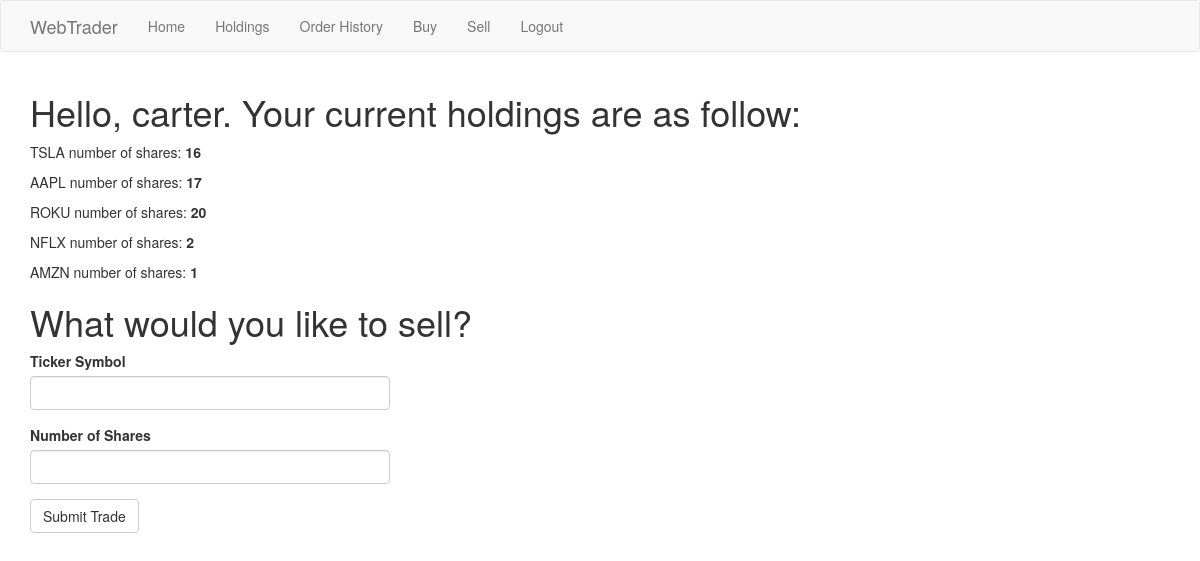
/sell (signed in), run on an earlier commit of the app's database.
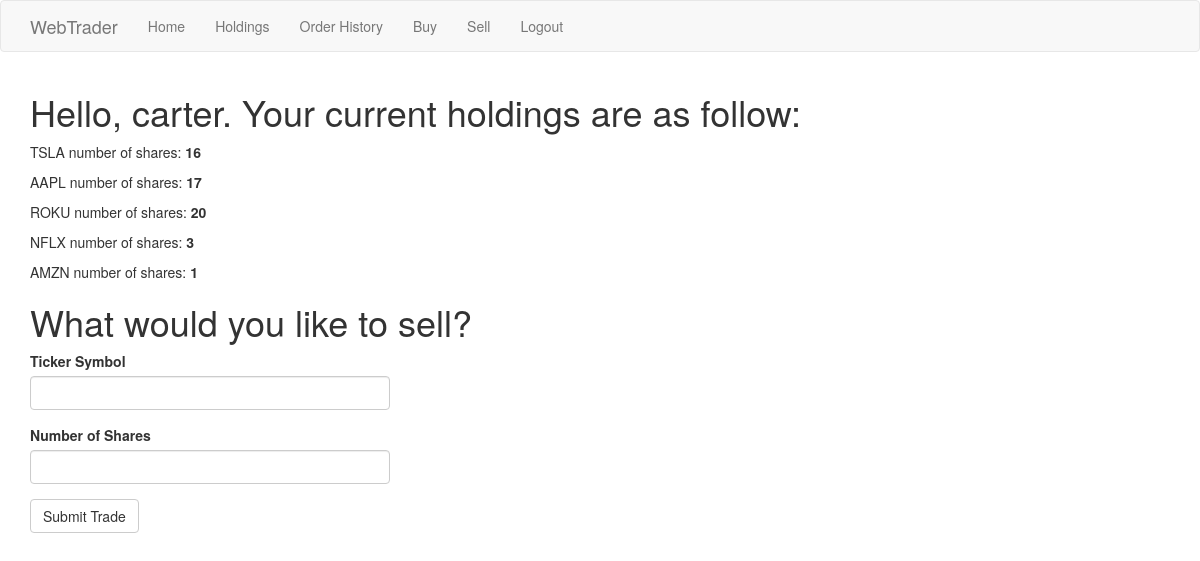
And on a later commit of the database.
### app/models.py (models this page shows, shortened)
class holdings(db.Model):
    id = db.Column(db.Integer, primary_key=True)
    ticker_symbol=db.Column(db.String(20))
    number_of_shares=db.Column(db.Integer)
    volume_weighted_average_price=db.Column(db.Float)
    account_pk=db.Column(db.Integer, db.ForeignKey('accounts.id'))

### app/routes.py (the view, shortened to what this page needs)
@app.route('/sell', methods=['GET', 'POST'])
@login_required
def sell():
    form = TradeForm()
    return render_template("sell.html", title='Sell Stock', form=form, userholdings=get_holdings(current_user))

### app/forms.py
class TradeForm(FlaskForm):
    ticker_symbol = StringField('Ticker Symbol', validators=[DataRequired()])
    number_of_shares = IntegerField('Number of Shares', validators=[DataRequired()])
    submit = SubmitField('Submit Trade')

### app/models.py (called while the page is built)
@login.user_loader
def load_user(id):
    return accounts.query.get(int(id))

### app/routes.py (called while the page is built)
def get_holdings(current_user):
    currentuser = accounts.query.filter_by(username=current_user.username).first()
    account_pk=currentuser.id
    userholdings=holdings.query.filter_by(account_pk=account_pk).all()
    return userholdings

### app/templates/sell.html
{% extends "base.html" %}
{% import 'bootstrap/wtf.html' as wtf %}
{% block app_content %}
    <h1>Hello, {{ current_user.username }}. Your current holdings are as follow:</h1>
    {% for holding in userholdings %}
    <div><p>{{ holding.ticker_symbol }} number of shares: <b>{{ holding.number_of_shares }}</b></p></div>
    {% endfor %}
    <h1>What would you like to sell?</h1>
    <div class="row">
        <div class="col-md-4">
            {{ wtf.quick_form(form) }}
        </div>
    </div>
{% endblock %}

What changed in the data, as far as the page shows it:
changed holdings "NFLX": number_of_shares "2" → "3"
